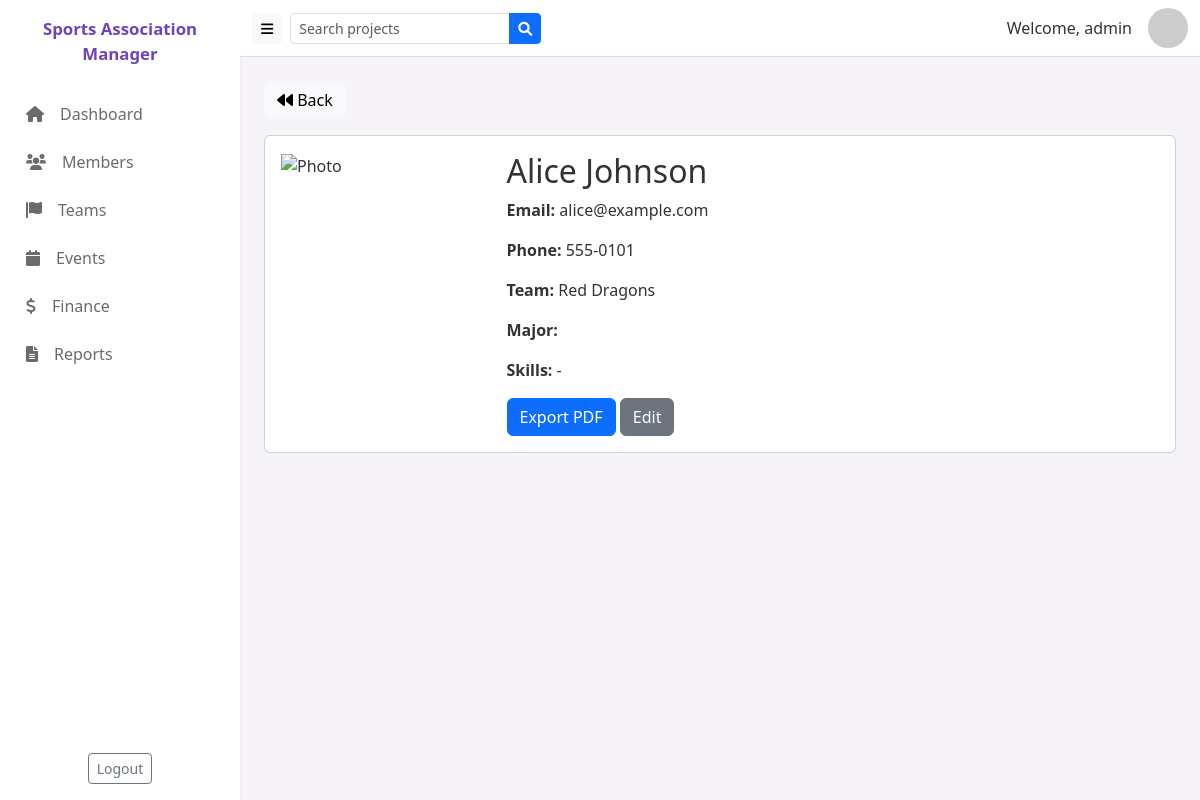
Page /public/member/profile/1 (signed in) on the committed database.
### tables this page shows
CREATE TABLE IF NOT EXISTS members (
    id INT AUTO_INCREMENT PRIMARY KEY,
    full_name VARCHAR(100) NOT NULL,
    email VARCHAR(100) UNIQUE NOT NULL,
    phone VARCHAR(20),
    address TEXT,
    join_date DATE NOT NULL,
    team_id INT,
    major VARCHAR(100),
    photo VARCHAR(255),
    created_at TIMESTAMP DEFAULT CURRENT_TIMESTAMP,
    FOREIGN KEY (team_id) REFERENCES teams(id) ON DELETE SET NULL
);

CREATE TABLE IF NOT EXISTS teams (
    id INT AUTO_INCREMENT PRIMARY KEY,
    name VARCHAR(100) NOT NULL,
    coach VARCHAR(100),
    category VARCHAR(50),
    created_at TIMESTAMP DEFAULT CURRENT_TIMESTAMP
);

### app/controllers/MemberController.php (called while the page is built, shortened)
<?php
class MemberController extends Controller {
    private $memberModel;
    public function __construct(){
        $this->memberModel = $this->model('Member');
    }
    public function profile($id){
        $member = $this->memberModel->getMemberById($id);
        $skills = [];
        $data = ['member' => $member, 'skills' => $skills];
        $this->view('members/profile', $data);
    }
}

### app/core/App.php (called while the page is built, shortened)
<?php
class App {
    protected $currentMethod = 'index';
    public function __construct(){
        $url = $this->getUrl();
        if(isset($url[0]) && file_exists('../app/controllers/' . ucwords($url[0]) . 'Controller.php')){
            unset($url[0]);
        }
        $this->currentController = new $this->currentController;
        if(isset($url[1])){
            if(method_exists($this->currentController, $url[1])){
                $this->currentMethod = $url[1];
                unset($url[1]);
            }
        }
        $this->params = $url ? array_values($url) : [];
        call_user_func_array([$this->currentController, $this->currentMethod], $this->params);
    }
    public function getUrl(){
        if(isset($_GET['url'])){
            $url = rtrim($_GET['url'], '/');
            $url = filter_var($url, FILTER_SANITIZE_URL);
            $url = explode('/', $url);
            return $url;
        }
        return [];
    }
}

### public/index.php (called while the page is built, shortened)
<?php
$init = new App();

### app/core/Database.php (called while the page is built, shortened)
<?php
class Database {
    private $host = DB_HOST;
    private $user = DB_USER;
    private $pass = DB_PASS;
    private $dbname = DB_NAME;
    private $dbh;
    private $stmt;
    public function __construct(){
        $dsn = 'mysql:host=' . $this->host . ';dbname=' . $this->dbname;
        $options = array(
            PDO::ATTR_PERSISTENT => true,
            PDO::ATTR_ERRMODE => PDO::ERRMODE_EXCEPTION
        );
        try{
            $this->dbh = new PDO($dsn, $this->user, $this->pass, $options);
        } catch(PDOException $e){
            $this->error = $e->getMessage();
            if(defined('SHOW_DB_MESSAGES') && SHOW_DB_MESSAGES){
                echo "❌ خطأ في الاتصال: " . $this->error;
            } else {
                error_log('Database connection error: ' . $this->error);
            }
        }
    }
    public function query($sql){
        $this->stmt = $this->dbh->prepare($sql);
    }
    public function bind($param, $value, $type = null){
        if(is_null($type)){
            switch(true){
                default:
                    $type = PDO::PARAM_STR;
            }
        }
        $this->stmt->bindValue($param, $value, $type);
    }
    public function execute(){
        return $this->stmt->execute();
    }
    public function single(){
        $this->execute();
        return $this->stmt->fetch(PDO::FETCH_OBJ);
    }
}

### app/models/Member.php (called while the page is built, shortened)
<?php
class Member extends Model {
    public function getMemberById($id){
        $this->db->query('SELECT members.*, teams.name as team_name, GROUP_CONCAT(DISTINCT skills.skill_name SEPARATOR ", ") as skills
                          FROM members
                          LEFT JOIN teams ON members.team_id = teams.id
                          LEFT JOIN skills ON skills.member_id = members.id
                          WHERE members.id = :id
                          GROUP BY members.id');
        $this->db->bind(':id', $id);
        return $this->db->single();
    }
}

### app/core/Model.php (called while the page is built, shortened)
<?php
class Model {
    public function __construct(){
        $this->db = new Database;
    }
}

### app/views/members/profile.php (the view)
<?php require APPROOT . '/views/layouts/header.php'; ?>
<a href="<?php echo URLROOT; ?>/member" class="btn btn-light"><i class="fa fa-backward"></i> Back</a>
<div class="card card-body mt-3">
    <div class="row">
        <div class="col-md-3">
            <?php if(!empty($data['member']->photo)) : ?>
                <img src="<?php echo URLROOT . '/' . $data['member']->photo; ?>" class="img-fluid" alt="Photo">
            <?php else: ?>
                <img src="<?php echo URLROOT; ?>/public/img/avatar.png" class="img-fluid" alt="Photo">
            <?php endif; ?>
        </div>
        <div class="col-md-9">
            <h2><?php echo $data['member']->full_name; ?></h2>
            <p><strong>Email:</strong> <?php echo $data['member']->email; ?></p>
            <p><strong>Phone:</strong> <?php echo $data['member']->phone; ?></p>
            <p><strong>Team:</strong> <?php echo isset($data['member']->team_name) ? $data['member']->team_name : ''; ?></p>
            <p><strong>Major:</strong> <?php echo isset($data['member']->major) ? $data['member']->major : ''; ?></p>
            <p><strong>Skills:</strong> <?php echo !empty($data['skills']) ? implode(', ', $data['skills']) : '-'; ?></p>
            <div class="mt-3">
                <a href="<?php echo URLROOT; ?>/member/exportPdf/<?php echo $data['member']->id; ?>" class="btn btn-primary">Export PDF</a>
                <a href="<?php echo URLROOT; ?>/member/edit/<?php echo $data['member']->id; ?>" class="btn btn-secondary">Edit</a>
            </div>
        </div>
    </div>
</div>
<?php require APPROOT . '/views/layouts/footer.php'; ?>

### public/css/style.css (style rules this page uses)
:root { --sidebar-width:240px; --sidebar-collapsed-width:70px; --brand-color:#6f42c1; }
body { background:#f6f4f8;font-family:Segoe UI, Roboto, Helvetica, Arial, sans-serif;color:#333 }
.card .btn { border-radius:6px }

### rows in the picture
members: full_name "Alice Johnson", email "alice@example.com", phone "555-0101", team.name "Red Dragons"

### other values in the picture
SITENAME "Sports Association Manager"
$_SESSION['user_username'] "admin"
